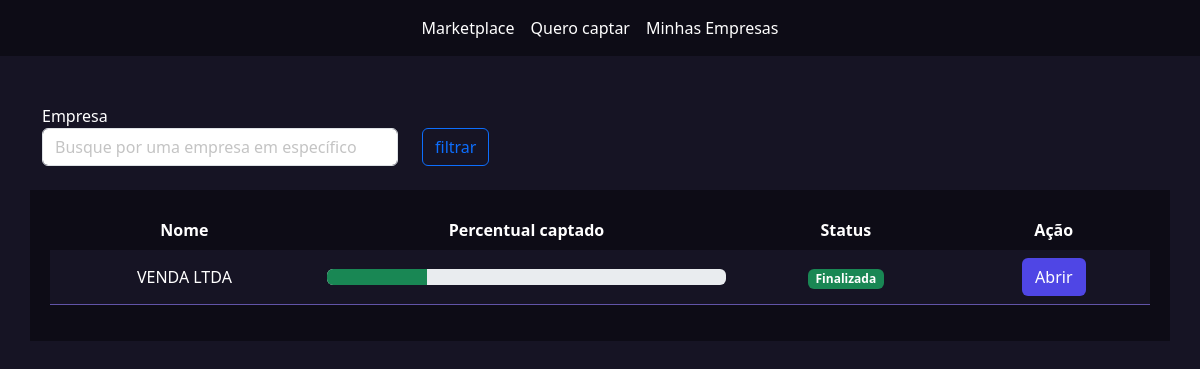
The app's page /empresarios/listar_empresas/ (signed in), older data.
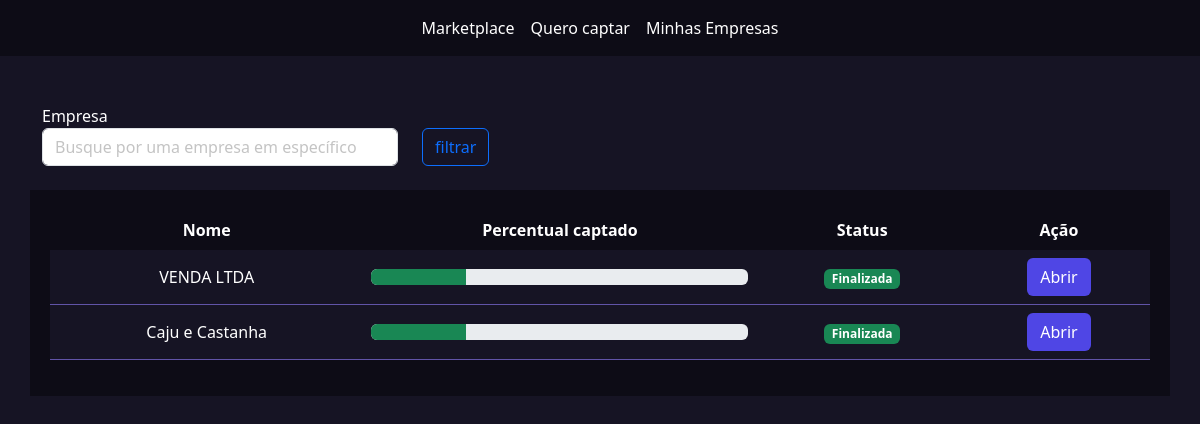
The same page, newer data.
### empresarios/models.py (models this page shows, shortened)
class Empresa(models.Model):
    tempo_existencia_choices = (
        ('-6', 'Menos de 6 meses'),
        ('+6', 'Mais de 6 meses'),
        ('+1', 'Mais de 1 ano'),
        ('+5', 'Mais de 5 anos')
    )
    estagio_choices = (
        ('I', 'Tenho apenas uma idea'),
        ('MVP', 'Possuo um MVP'),
        ('MVPP', 'Possuo um MVP com clientes pagantes'),
        ('E', 'Empresa pronta para escalar'),
    )
    area_choices = (
        ('ED', 'Ed-tech'),
        ('FT', 'Fintech'),
        ('AT', 'Agrotech'),
    )
    user = models.ForeignKey(User, on_delete=models.DO_NOTHING)
    nome = models.CharField(max_length=50)
    cnpj = models.CharField(max_length=30)
    site = models.URLField()
    tempo_existencia = models.CharField(
        max_length=2, choices=tempo_existencia_choices, default='-6')
    descricao = models.TextField()
    data_final_captacao = models.DateField()
    percentual_equity = models.IntegerField()  # Percentual esperado
    estagio = models.CharField(
        max_length=4, choices=estagio_choices, default='I')
    area = models.CharField(max_length=3, choices=area_choices)
    publico_alvo = models.CharField(max_length=3)
    valor = models.DecimalField(max_digits=9, decimal_places=2)
    pitch = models.FileField(upload_to='pitchs')
    logo = models.FileField(upload_to='logo')
    @property
    def status(self):
        if date.today() > self.data_final_captacao:
            return mark_safe('<span class="badge bg-success">Finalizada</span>')
        else:
            return mark_safe('<span class="badge bg-primary">Em andamento</span>')

### empresarios/views.py (the view)
# urls.py: path('listar_empresas/', views.listar_empresas, name='listar_empresas'),
def listar_empresas(request):
    if not request.user.is_authenticated:
        return redirect('/usuarios/logar')
    if request.method == 'GET':
        nome_empresa = request.GET.get('empresa')
        empresas = Empresa.objects.filter(user=request.user)
        if nome_empresa:
            empresas = empresas.filter(nome__icontains=nome_empresa)
        return render(request, 'listar_empresas.html', {'empresas': empresas, 'nome_empresa': nome_empresa})

### empresarios/templates/listar_empresas.html (shortened to what this page needs)
{% extends "base.html" %}
{% load static %}
{% block 'head' %}
<link rel="stylesheet" href="{% static 'empresarios/css/listar_empresas.css' %}">
<link rel="stylesheet" href="{% static 'usuarios/css/usuarios.css' %}">
{% endblock 'head' %}
{% block 'body' %}
    {% include "partials/barra_navegacao.html" %}
    <br><br>
    <div class="container">
        <div class="row">
            <div class="col-md-4">
                <form action="{% url 'listar_empresas' %}" method="GET">
                <label>Empresa</label>
                <input type="text" name="empresa" class="form-control" placeholder="Busque por uma empresa em específico" {% if nome_empresa %}value="{{ nome_empresa }}" {% endif %}>
            </div>
            <div class="col-md">
                <br>
                <input type="submit" value="filtrar" class="btn btn-outline-primary">
            </div>
        </div>
    </div>
    <br>
    <div class="container dark-color container_empresas">
        <table class="table">
            <thead >
              <tr class="cabecalho" style="background-color: transparent !important;">
                <th class="cabecalho" scope="col">Nome</th>
                <th class="cabecalho" scope="col">Percentual captado</th>
                <th class="cabecalho" scope="col">Status</th>
                <th class="cabecalho" scope="col">Ação</th>
              </tr>
            </thead>
            <tbody>
                {% for empresa in empresas %}
                <tr class="linha">
                    <td class="linha">{{ empresa.nome }}</td>
                    <td class="linha">
                        <div class="progress">
                            <div class="progress-bar bg-success" role="progressbar" style="width: 25%" aria-valuenow="{{ empresa.percentual_equity }}" aria-valuemin="0" aria-valuemax="100"></div>
                        </div>
                    </td>
                    <td class="linha">{{ empresa.status }}</td>
                    <td class="linha"><a href="{% url 'empresa' id=empresa.id %}" class="btn btn-indigo-normal">Abrir</a></td>
                </tr>
                {% endfor %}
            </tbody>
          </table>
    </div>
{% endblock 'body' %}

Row changes from the older to the newer data that the page shows:
added Empresa: nome "Caju e Castanha", percentual_equity 50 (drawn), status "Finalizada"
